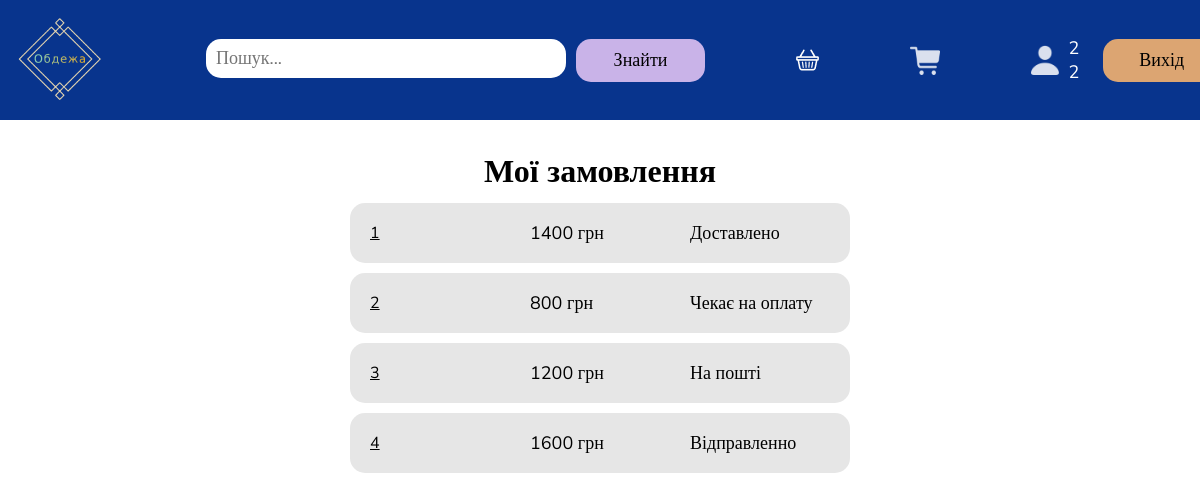
The app's page /myorders/ (signed in) with its own data.
### order/models.py (models this page shows)
class Order(models.Model):
    user = models.ForeignKey(User, on_delete=models.CASCADE)
    products = models.ManyToManyField(Product)
    status = models.IntegerField()
    full_name = models.CharField(max_length=255, blank=True, null=True)
    post_number = models.IntegerField(blank=True, null=True)
    phone_number = models.CharField(max_length=255, blank=True, null=True)
    city = models.CharField(max_length=255, blank=True, null=True)

### order/views.py (the view)
# urls.py: path('myorders/', my_orders),
def my_orders(request):
    orders = Order.objects.filter(user=request.user)
    status_list = ['Чекає на оплату', "Готуємо до відправки", "Відправленно", "На пошті", "Доставлено"]
    list_orders = [
        {
        "order": order,
        "full_price": sum([product.price for product in order.products.all()]),
        "status": status_list[order.status]
        } for order in orders
    ]
    context = {
        "list_orders":list_orders
    }
    return render(request, 'order/my_orders.html', context)

### order/templates/order/my_orders.html
{% extends 'products/base.html' %}
{% load static %}
{% block links %}
<link rel="stylesheet" href="{% static 'order/my_orders.css' %}">
{% endblock %}
{% block content %}
<main>
    <h1>Мої замовлення</h1>
    {% for order in list_orders %}
    <div class="order-div">
        <a href="/ordertracking/{{order.order.id}}" class="number-order">{{order.order.id}}</a>
        <p class="price-order">{{order.full_price}} грн</p>
        <p class="status-order">{{order.status}}</p>
    </div>
    {% endfor %}
</main>
{% endblock %}

### products/templates/products/base.html (shortened to what this page needs)
<html lang="en">
<head>
    {% load static %}
    <link rel="stylesheet" href="{% static 'products/base.css' %}">
    {% block links %}
    {% endblock %}
</head>
<body>
    {% block menu %}
    <header>
        <a href="/main"><img class="logo" src="{% static 'adminpanel/img/logo.png' %}" alt=""></a>
        <form action="" method="POST">
            <input type = 'search' placeholder="Пошук..." name="search">
            <button>Знайти</button>
        </form>
        {% if request.user.is_authenticated %}
        <a href="/backet"><img class="bascket" src="{% static 'adminpanel/img/bascket.png' %}" alt=""></a>
        <a href="/myorders"><img class="cart" src="{% static 'order/orders.png' %}" alt=""></a>
        {% endif %}
        <div>
            {% if request.user.is_authenticated %}
            <img class="user" src="{% static 'products/img/user.png' %}" alt="">
            <p class="white">{{request.user.first_name}} {{request.user.last_name}}</p>
            <a href="/logout" class="log_in">Вихід</a>
            {% else %}
            <a class="log_in" href="/auth">Вхід</a>
            <a class="sing_in" href="/reg">Реєстрація</a>
            {% endif %}
        </div>
    </header>
    {% endblock %}
    {% block content %}
    {% endblock %}
</body>
</html>

### products/static/products/base.css (style rules this page uses)
* { padding: 0; margin: 0; font-family: "Nunito Sans"; }
header { display: flex; align-items: center; padding: 10px; gap: 91px; width: 100%; height: 100px; background: #08348d; position: fixed; }
input { width: 360px; height: 39px; background: #FFFFFF; border-radius: 15px; border: none; padding: 10px; font-size: 18px; }
input::placeholder { font-family: "Nunito Sans"; }
button { display: flex; flex-direction: row; justify-content: center; align-items: center; padding: 0px; gap: 10px; width: 129px; height: 43px; background: #c9b3e8; border-radius: 15px; border: none; font-size: 18px; }
form { display: flex; gap: 10px; }
div { display: flex; gap: 10px; }
.log_in { display: flex; justify-content: center; align-items: center; padding: 0px; gap: 10px; width: 129px; height: 43px; background: #dca572; border-radius: 15px; font-size: 18px; color: black; }
a { text-decoration: none; }
.white { color: #FFFFFF !important; font-size: 18px; }
.user { width: 30px; height: 30px; }
header div { display: flex; justify-content: center; align-items: center; }
.cart { width: 30px; height: 30px; }

### order/static/order/my_orders.css (style rules this page uses)
main { padding-top: 150px; color: black; display: flex; justify-content: flex-start; align-items: center; flex-direction: column; gap: 10px; }
.order-div { background-color: #E6E6E6; color: black; width: 40%; height: 60px; display: flex; justify-content: flex-start; align-items: center; border-radius: 15px; padding-left: 20px; }
.number-order { color: black; width: 150px; text-decoration: underline; }
.price-order { color: black; font-size: 18px; width: 150px; }
.status-order { color: black; font-size: 18px; width: 150px; }

### records on screen
Order: order.id "1", full_price "1400", status "Доставлено"
Order: order.id "2", full_price "800", status "Чекає на оплату"
Order: order.id "3", full_price "1200", status "На пошті"
Order: order.id "4", full_price "1600", status "Відправленно"

### other values on screen
{{ request.user.first_name }} "2"
{{ request.user.last_name }} "2"
